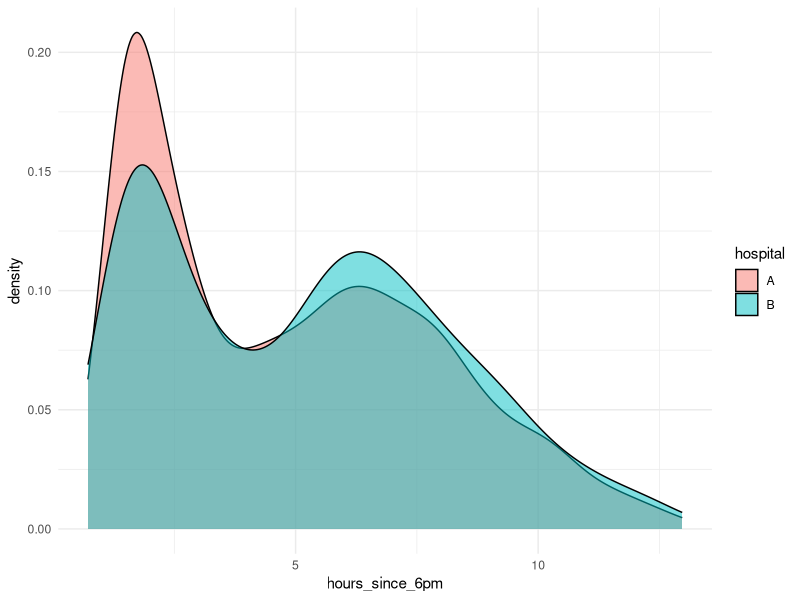
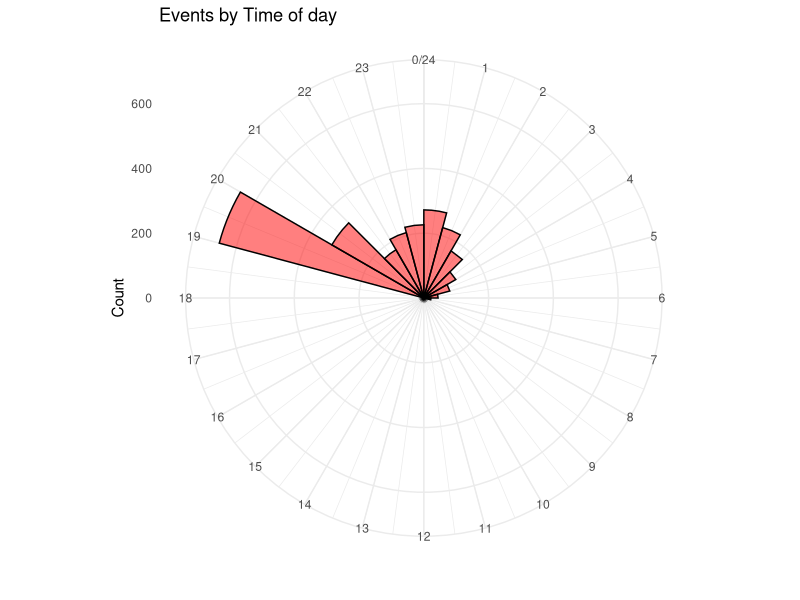
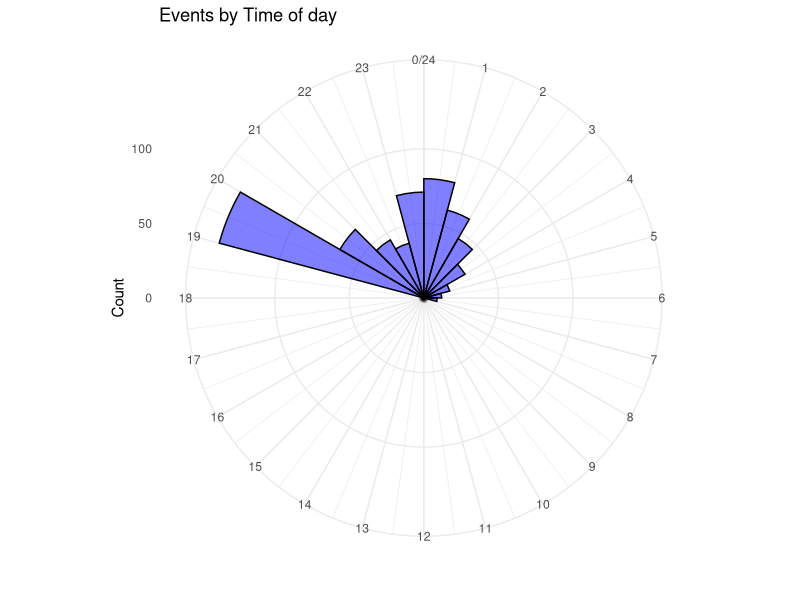

These figures' R source, in order:
## ---- chunk 1
knitr::opts_chunk$set(echo = TRUE)
## ---- chunk 2
library(tidyverse)
library(vroom)
library(broom)
library(stats)
library("mgcv")
## ---- chunk 3
df <- vroom("Data/surgery_times.csv")
df

# Adding new variable depicting hour since begging of night shift
df<-df %>%
  mutate(hours_since_6pm = ifelse(hour <= 18, hour + 6, hour - 18))

# Calculating average of the variable "hours_since_6pm" in dataset
avg_obs_time <- sum(df$hours_since_6pm)/nrow(df) 
avg_obs_time


# plotting a density plot
df %>%
  ggplot(aes(x = hours_since_6pm, fill = hospital)) +
  geom_density(alpha = 0.5) + 
  theme_minimal()
## ---- chunk 4
#filtering data into hospital a and hospital b
df_a<-df%>%
  filter(hospital == "A")

df_b <- df%>%
  filter(hospital == "B")

## ---- chunk 5

#plotting the two data sets on a circular histogram

ggplot(data = df_a, aes(x = hour)) + 
  geom_histogram(breaks = seq(0, 
  24), width = 2, fill = "red", color = "black", alpha = 0.5) +
  coord_polar(start = 0) + 
  theme_minimal() + 
  scale_fill_brewer() + 
  ylab("Count") + 
  ggtitle("Events by Time of day") + 
  scale_x_continuous("", limits = c(0, 24), breaks = seq(0, 24), labels = seq(0,24))

ggplot(data = df_b, aes(x = hour)) + 
  geom_histogram(breaks = seq(0, 
  24), width = 2, fill = "blue", color = "black", alpha = 0.5) +
  coord_polar(start = 0) + 
  theme_minimal() + 
  scale_fill_brewer() + 
  ylab("Count") + 
  ggtitle("Events by Time of day") + 
  scale_x_continuous("", limits = c(0, 24), breaks = seq(0, 24), labels = seq(0,24))

## ---- chunk 6
# creating two samples with just the time variable
hospital1_df <- df$hours_since_6pm[df$hospital == "A"]
hospital2_df <- df$hours_since_6pm[df$hospital == "B"]

#Because sample size is large, by central limit theorem we do not have to assume normality of population, we just need normality of sample means, a t test can be conducted.

test_result_t <- t.test(hospital1_df, hospital2_df, var.equal = TRUE)
test_result_t
## ---- chunk 7
# fitting a simple logistic regression model on complication
df<-df%>%
  mutate(complication_coded = ifelse(complication == "Yes", 1, 0))

surgery_model <- glm(complication_coded ~ hospital + age + dow + hours_since_6pm, family = "binomial", data = df)

tidy(surgery_model)

